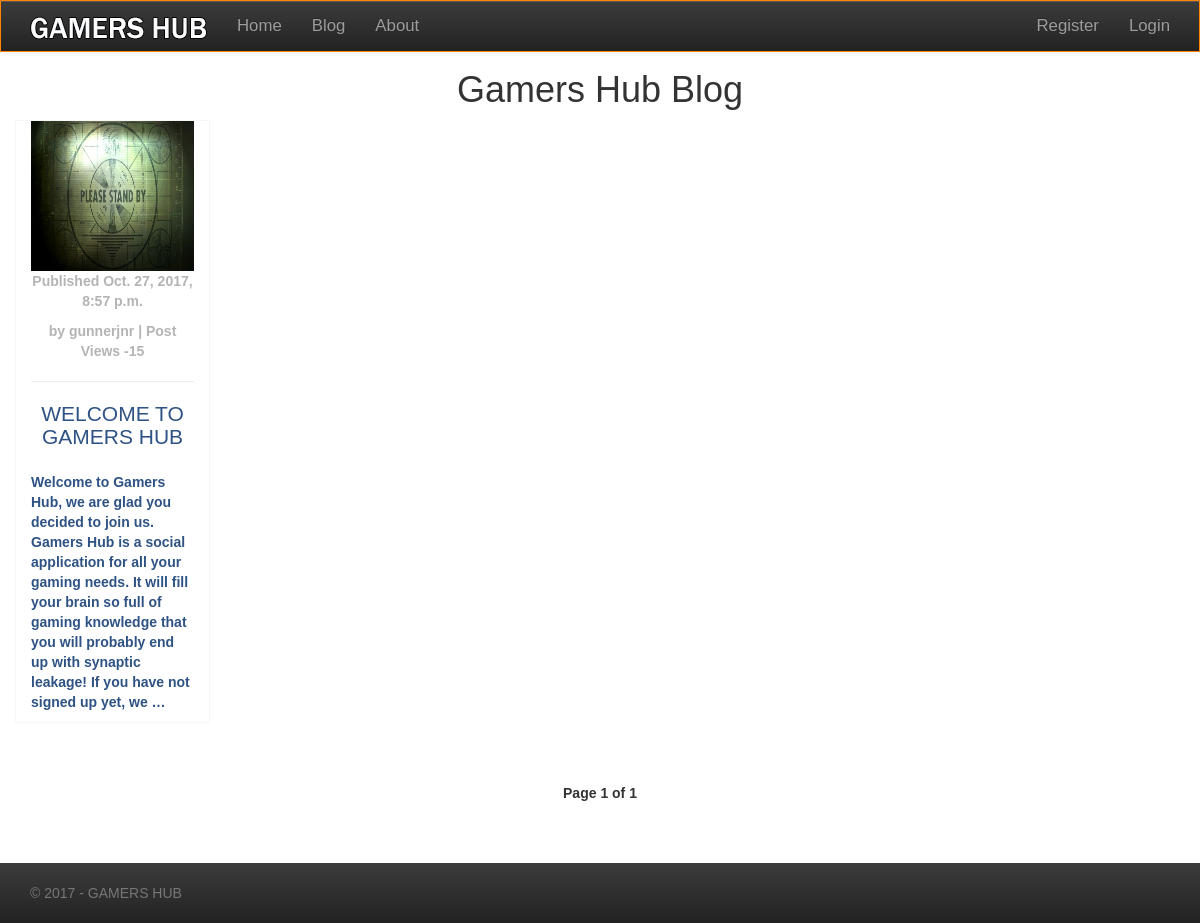
The page /blog/ on the database as committed earlier.
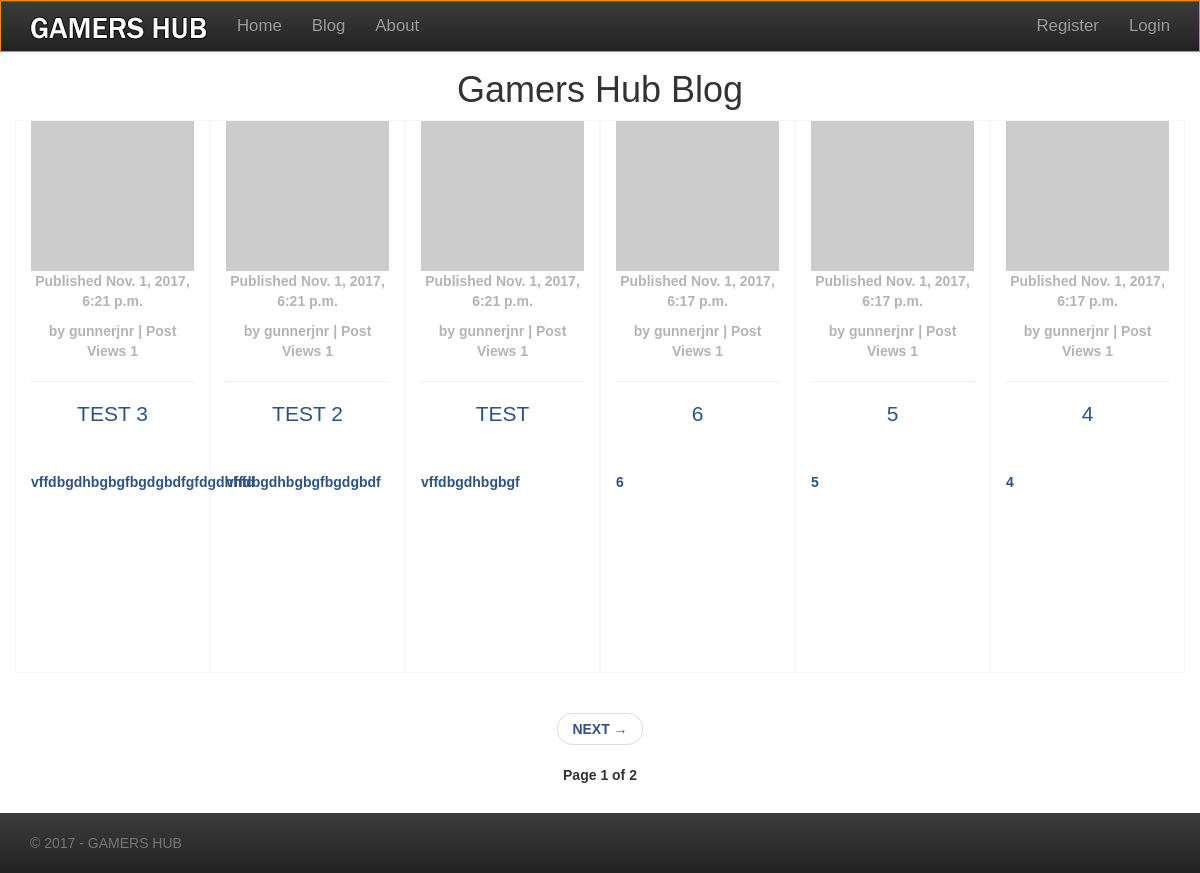
The same page on the database as committed later.
### gamersblog/models.py (models this page shows, shortened)
class BlogPost(models.Model):
    STATUS_CHOICES = (
        ('save_draft', 'Draft'),
        ('published', 'Published'),
    )
    post_author = models.ForeignKey(User, related_name='blog_posts')
    post_title = models.CharField(max_length=40, unique=True)
    post_slug = models.SlugField(max_length=50, unique_for_date='publish')
    post_body = models.TextField()
    created_date = models.DateTimeField(auto_now_add=True)
    updated_date = models.DateTimeField(auto_now=True)
    publish = models.DateTimeField(default=timezone.now)
    post_status = models.CharField(max_length=10, choices=STATUS_CHOICES)
    image_height = 500
    image_width = 300
    post_images = models.ImageField(upload_to='users/blog_post_images/%d/%m/%Y', height_field='image_height', width_field='image_width', blank=True)
    post_views = models.IntegerField(default=0)  # record the number of post views
    post_tags = models.CharField(max_length=30, blank=True, null=True)
    objects = models.Manager()  # default Django Manager
    published = PublishedBlogPostManager()  # Our Custom Manager
    class Meta:
        ordering = ('-publish',)
    @models.permalink
    def get_absolute_url(self):
        return ('blog_post_detail', (), {
                                'day': self.publish.strftime('%d'),
                                'month': self.publish.strftime('%m'),
                                'year': self.publish.year,
                                'pk': self.pk,
                                'slug': self.post_slug,
                                })

### gamersblog/views.py (the view)
def blog_post_list(request):
    object_list = BlogPost.published.all()
    paginator = Paginator(object_list, 6)  # 6 posts in each page
    page = request.GET.get('page')
    try:
        blog_posts = paginator.page(page)
    except PageNotAnInteger:
        blog_posts = paginator.page(1)
    except EmptyPage:
        blog_posts = paginator.page(paginator.num_pages)
    return render(request, 'gamersblog/blogposts/blogpostlist.html', {'page': page, 'blog_posts': blog_posts})

### gamersblog/models.py (called while the page is built)
    def get_queryset(self):
        return super(PublishedBlogPostManager, self).get_queryset().filter(post_status='published')

### gamersblog/templates/gamersblog/blogposts/blogpostlist.html (shortened to what this page needs)
{% extends "gamershub/base.html" %}
{% load staticfiles %}
{% block content %}
    <div id="blog-post-content">
        <h1>Gamers Hub Blog</h1>
        {% for post in  blog_posts %}
            <div class="col-md-2 blog-post-container">
                <a href="{{ post.get_absolute_url }}">
                    {% if post.post_images %}
                        <img src="/media/{{ post.post_images}}">
                    {% else %}
                        <img src="http://via.placeholder.com/500x200" alt="blog-post-thumbs">
                    {% endif %}
                </a>
                <p class="date">
                    Published {{ post.publish }}
                </p>
                <p class="date">
                    by {{ post.post_author }} | Post Views {{ post.post_views }}
                </p>
                <hr>
                <div id="blog-post-title">
                    <h2>
                        <a href="{{ post.get_absolute_url }}">
                            {{ post.post_title }}
                        </a>
                    </h2>
                </div>
                <div id="blog-post-preview">
                        <a href="{{ post.get_absolute_url }}">
                            <p>{{ post.post_body|truncatewords:50|linebreaks }}</p>
                        </a>
                </div>
            </div>
        {% endfor %}
        <div class="col-md-12">
            {% include "gamersblog/blogposts/blogpostpagination.html" with page=blog_posts %}
        </div>
    </div>
{% endblock %}

### templates/gamershub/base.html (shortened to what this page needs)
{% load staticfiles %}
<DOCTYPE html>
<html lang="en-gb">
    <head>
        <link href="{% static "css/vendor/bootstrap/bootstrap.css" %}" rel="stylesheet">
        <link href="{% static "css/vendor/bootstrap/bootstrap-theme.css" %}" rel="stylesheet">
        <link href="{% static "css/gamershub.css" %}" rel="stylesheet">
    </head>
    <body>
        <nav class="navbar navbar-default navbar-fixed-top navbar navbar-inverse">
            <div class="container">
                <div class="navbar-header">
                    <a class="navbar-brand" href="{% url 'home' %}"><img alt="Brand" src="{% static "img/logo/nav-logo.png" %}"></a>
                </div>
                <div id="navbar" class="navbar-collapse collapse">
                    <ul class="nav navbar-nav">
                        <li><a href="{% url 'home' %}">Home</a></li>
                        <li><a href="{% url 'blog_post_list' %}">Blog</a></li>
                        <li><a href="#">About</a></li>
                    </ul>
                    <ul class="nav navbar-nav navbar-right">
                        {% if user.is_authenticated %}
                            <li><a href="{% url 'user_profile' %}">Profile</a></li>
                            {% if request.user.is_superuser or request.user.is_admin %}
                                <li><a href="/admin/">Admin</a></li>
                            {% endif %}
                            <li><a href="{% url 'logout' %}">Log Out</a></li>
                        {% else %}
                            <li><a href="{% url 'register' %}">Register</a></li>
                            <li><a href="{% url 'login' %}">Login</a></li>
                        {% endif %}
                    </ul>
                </div>
            </div>
        </nav>
        <div class="container-fluid">
            {% block content %}
            {% endblock %}
        </div>
        <footer class="footer navbar-fixed-bottom navbar-inverse">
            <div class="container">
              <p class="text-muted">&copy; 2017 - GAMERS HUB</p>
            </div>
        </footer>
    </body>
</html>

### gamersblog/templates/gamersblog/blogposts/blogpostpagination.html (shortened to what this page needs)
<div class="pagination">
  <nav aria-label="blog-pagination">
    <ul class="pager">
      {% if page.has_next %}
        <li class="next"><a href="?page={{ page.next_page_number }}">Next <span aria-hidden="true">&rarr;</span></a></li>
      {% endif %}
    </ul>
  </nav>
  <span class="pager">
    Page {{ page.number }} of {{ page.paginator.num_pages }}
  </span>
</div>

### static/css/gamershub.css (style rules this page uses)
* { margin: 0; padding: 0; }
html { overflow-x: hidden; }
body { font-family: "Franklin Gothic Medium", "Arial Narrow", Arial, sans-serif; padding-top: 50px; padding-bottom: 60px; box-sizing: border-box; }
.container-fluid { margin: auto; }
.navbar { position: fixed; height: auto !important; border-bottom: solid; border-width: thin; border-color: #ff8400; }
.navbar li { padding-left: 0; }
.navbar-nav.navbar-right { float: right; }
.navbar ul li a { font-size: 1.2em; text-transform: none; }
.navbar-brand img { vertical-align: middle; }
footer { position: fixed; height: 60px; background-color: #f5f5f5; border-bottom: solid; border-width: thin; border-color: #ff8400; }
.container .text-muted { margin: 20px 0; }
p { font-family: 'Franklin Gothic Medium', 'Franklin Gothic', 'Arial Narrow', 'Arial', 'sans-serif'; font-style: normal; }
p.date { color: #b4b4b4; font-size: 12px; }
a { color: #2e5384; text-decoration: none; text-transform:uppercase; }
li { list-style: none; }
[class*="col-"] { margin-top: 0; }
#blog-post-content { max-height: 100%; text-align: center; }
.blog-post-container { border: solid 0.05px #e0dddd40; }
#blog-post-content img { width: 100%; height: 150px; margin-top: 20px auto; }
#blog-post-title { min-height: 60px; }
#blog-post-title h2 { font-weight: normal; font-size: 1.5em; text-align: center; margin-top: 20px; }
#blog-post-preview { min-height: 200px; margin: auto; text-align: left; }
#blog-post-preview a { color: #2e5384; text-transform:none; }
#blog-post-content p { font-size: 14px; font-weight: bold; }
.pagination { height: 100px; font-weight: bold; }

Rows that differ between the two databases and show on the page:
no longer on this page (row edited): BlogPost: post_images (picture), publish "Oct. 27, 2017, 8:57 p.m.", post_author "gunnerjnr", post_views "-15", post_title "WELCOME TO GAMERS HUB", post_body "Welcome to Gamers Hub, we are glad you decided to join us. Gamers Hub is a social application for all your gaming needs. It will fill your brain so full of gaming knowledge that you will probably end up with synaptic leakage! If you have not signed up yet, we …"
added BlogPost: publish "Nov. 1, 2017, 6:21 p.m.", post_author "gunnerjnr", post_views "1", post_title "TEST 3", post_body "vffdbgdhbgbgfbgdgbdfgfdgdhhfd"
added BlogPost: publish "Nov. 1, 2017, 6:21 p.m.", post_author "gunnerjnr", post_views "1", post_title "TEST 2", post_body "vffdbgdhbgbgfbgdgbdf"
added BlogPost: publish "Nov. 1, 2017, 6:21 p.m.", post_author "gunnerjnr", post_views "1", post_title "TEST", post_body "vffdbgdhbgbgf"
added BlogPost: publish "Nov. 1, 2017, 6:17 p.m.", post_author "gunnerjnr", post_views "1", post_title "6", post_body "6"
added BlogPost: publish "Nov. 1, 2017, 6:17 p.m.", post_author "gunnerjnr", post_views "1", post_title "5", post_body "5"
added BlogPost: publish "Nov. 1, 2017, 6:17 p.m.", post_author "gunnerjnr", post_views "1", post_title "4", post_body "4"
Other text that changed with them:
{{ page.paginator.num_pages }}: "1" → "2"
text now shown: "NEXT →"
